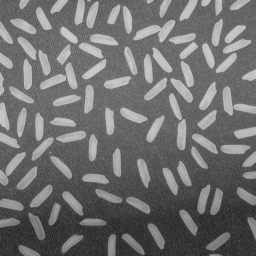
#> input picture q9/rice.png, 256 x 256 px
$ python q9b.py
#> lines starting #> are read from the running program, lines starting #| are printed output that depends on the picture
import cv2
import matplotlib.pyplot as plt

IMG = "rice.png"

g = cv2.imread(IMG, cv2.IMREAD_GRAYSCALE)
#> g is the input picture: shape (256, 256); min 40, max 204, mean 111.2
if g is None:
    raise FileNotFoundError(IMG)

gauss = cv2.GaussianBlur(g, ksize=(0, 0), sigmaX=1.2, sigmaY=1.2)
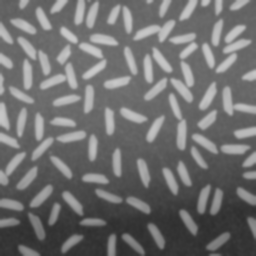
#> gauss: shape (256, 256); min 46, max 202, mean 111.2

nlm = cv2.fastNlMeansDenoising(
    g, None,
    h=10,
    templateWindowSize=7,
    searchWindowSize=21
)

plt.figure(figsize=(12, 4))
plt.subplot(1, 3, 1); plt.title("Original"); plt.axis("off"); plt.imshow(g, cmap="gray")
plt.subplot(1, 3, 2); plt.title("Gaussian σ=1.2"); plt.axis("off"); plt.imshow(gauss, cmap="gray")
plt.subplot(1, 3, 3); plt.title("Non-Local Means (final)"); plt.axis("off"); plt.imshow(nlm, cmap="gray")
plt.tight_layout(); plt.show()
#> after `plt.tight_layout()`:
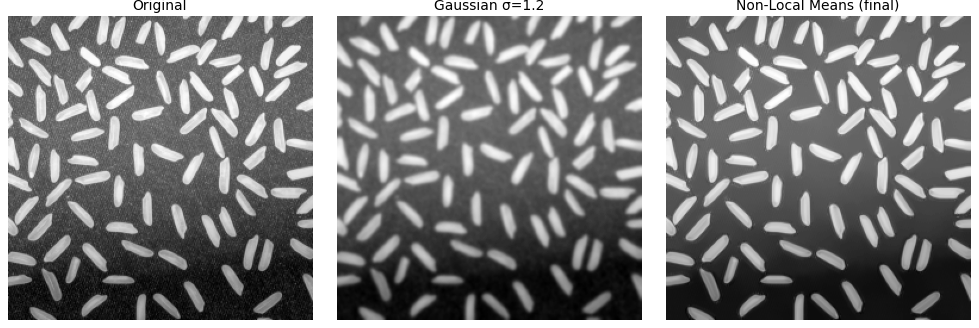
#> figure drawn by matplotlib, 3 panels

cv2.imwrite("q9b_preprocessed.png", nlm)
